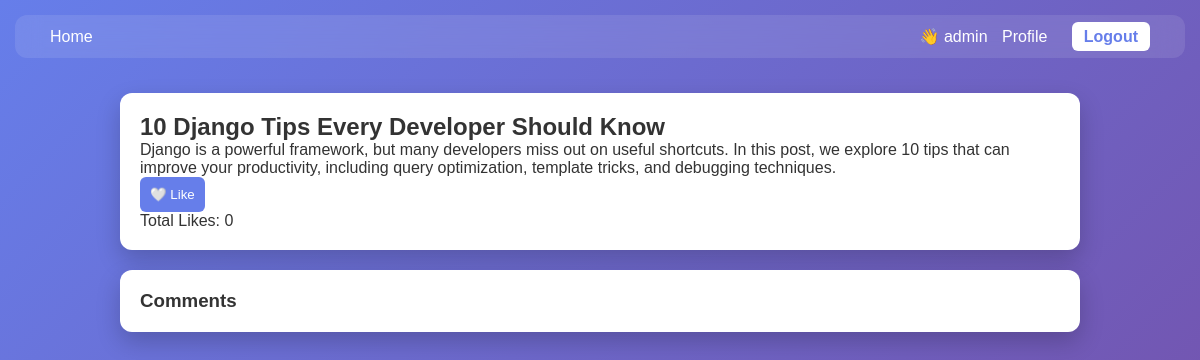
The app's page /blog/detail/1/ (signed in) with its own data.
### blog/models.py (models this page shows, shortened)
class Post(models.Model):
    author = models.ForeignKey(User, on_delete=models.CASCADE)
    title = models.CharField(max_length=255)
    content = models.TextField()
    cover_image = models.ImageField(upload_to='blog_images/', null=True, blank=True)
    category = models.ForeignKey(Category, on_delete=models.SET_NULL, null=True)
    tags = models.ManyToManyField(Tag, blank=True)
    created_at = models.DateTimeField(auto_now_add=True)
    updated_at = models.DateTimeField(auto_now=True)

### blog/views.py (the view)
# urls.py: path('detail/<int:id>/', blog_detail, name='blog_detail'),
def blog_detail(request, id):
    blog = get_object_or_404(Post, id=id)
    comments = Comment.objects.filter(post=blog).order_by('-created_at')
    likes_count = Like.objects.filter(post=blog).count()
    liked = False
    if request.user.is_authenticated:
        liked = Like.objects.filter(user=request.user, post=blog).exists()
    form = CommentForm()
    return render(request, 'blog/blog_detail.html', {
        'blog': blog,
        'comments': comments,
        'likes_count': likes_count,
        'liked': liked,
        'form': form
    })

### templates/blog/blog_detail.html (shortened to what this page needs)
{% extends 'base.html' %}
{% block content %}
<div class="card">
    <h2>{{ blog.title }}</h2>
    <p>{{ blog.content }}</p>
    <form method="post" action="{% url 'toggle_like' blog.id %}">
        <button>
            {% if liked %}❤️ Unlike{% else %}🤍 Like{% endif %}
        </button>
    </form>
    <p>Total Likes: {{ likes_count }}</p>
</div>
<div class="card">
    <h3>Comments</h3>
</div>
{% endblock %}

### templates/base.html (shortened to what this page needs)
<!DOCTYPE html>
<html lang="en">
<head>
</head>
<body>
    <div class="navbar">
        <div class="nav-left">
            <a href="{% url 'blog_list' %}">Home</a>
        </div>
        <div class="nav-right">
            {% if user.is_authenticated %}
            <span>👋 {{ user.username }}</span>
            <a href="{% url 'profile' user.id %}">Profile</a>
            <a href="{% url 'logout' %}" class="btn">Logout</a>
            {% else %}
            <a href="{% url 'login' %}">Login</a>
            <a href="{% url 'register' %}" class="btn">Register</a>
            {% endif %}
        </div>
    </div>
    <div class="container">
        {% block content %}{% endblock %}
    </div>
</body>
</html>

### templates/base.html (style rules this page uses)
* { margin: 0; padding: 0; box-sizing: border-box; font-family: Arial, sans-serif; }
body { min-height: 100vh; background: linear-gradient(135deg, #667eea, #764ba2); color: #333; }
.navbar { display: flex; justify-content: space-between; align-items: center; padding: 12px 25px; margin: 15px; border-radius: 12px; backdrop-filter: blur(12px); background: rgba(255, 255, 255, 0.1); color: white; animation: slideDown 0.6s ease; }
.nav-left a, .nav-right a { color: white; text-decoration: none; margin: 0 10px; position: relative; }
.nav-left a::after, .nav-right a::after { content: ""; position: absolute; height: 2px; width: 0; bottom: -3px; left: 0; background: white; transition: 0.3s; }
.btn { background: white; color: #667eea !important; padding: 6px 12px; border-radius: 6px; font-weight: bold; }
.container { max-width: 1000px; margin: auto; padding: 20px; animation: fadeIn 0.6s ease; }
.card { background: white; padding: 20px; border-radius: 12px; box-shadow: 0 10px 25px rgba(0, 0, 0, 0.2); margin-bottom: 20px; transition: 0.3s; }
button { background: #667eea; color: white; border: none; padding: 10px; border-radius: 6px; cursor: pointer; transition: 0.3s; }

### records on screen
Post: title "10 Django Tips Every Developer Should Know", content "Django is a powerful framework, but many developers miss out on useful shortcuts. In this post, we explore 10 tips that can improve your productivity, including query optimization, template tricks, and debugging techniques."

### other values on screen
{{ user.username }} "admin"
{{ likes_count }} "0"
